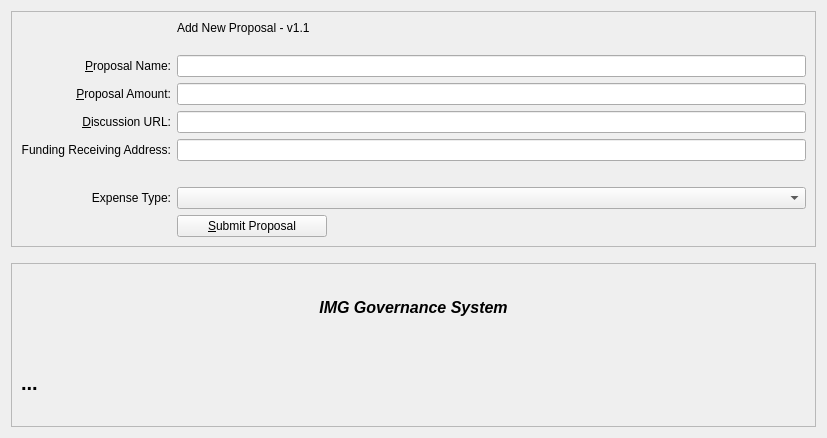
<?xml version="1.0" encoding="UTF-8"?>
<ui version="4.0">
 <class>ProposalAdd</class>
 <widget class="QWidget" name="ProposalAdd">
  <property name="geometry">
   <rect>
    <x>0</x>
    <y>0</y>
    <width>827</width>
    <height>438</height>
   </rect>
  </property>
  <layout class="QVBoxLayout" name="verticalLayout" stretch="0,0,1">
   <item>
    <widget class="QFrame" name="frame2">
     <property name="sizePolicy">
      <sizepolicy hsizetype="Preferred" vsizetype="Expanding">
       <horstretch>0</horstretch>
       <verstretch>0</verstretch>
      </sizepolicy>
     </property>
     <property name="frameShape">
      <enum>QFrame::StyledPanel</enum>
     </property>
     <property name="frameShadow">
      <enum>QFrame::Sunken</enum>
     </property>
     <layout class="QVBoxLayout" name="verticalLayout_3">
      <item>
       <layout class="QGridLayout" name="gridLayout">
        <item row="8" column="0">
         <widget class="QLabel" name="label_4">
          <property name="text">
           <string/>
          </property>
         </widget>
        </item>
        <item row="5" column="2">
         <widget class="QLineEdit" name="txtAmount">
          <property name="toolTip">
           <string>Proposal Amount</string>
          </property>
          <property name="inputMethodHints">
           <set>Qt::ImhDigitsOnly</set>
          </property>
         </widget>
        </item>
        <item row="5" column="0">
         <widget class="QLabel" name="label_212">
          <property name="toolTip">
           <string>Enter Proposal Amount</string>
          </property>
          <property name="text">
           <string>&amp;Proposal Amount:</string>
          </property>
          <property name="alignment">
           <set>Qt::AlignRight|Qt::AlignTrailing|Qt::AlignVCenter</set>
          </property>
          <property name="buddy">
           <cstring>txtAmount</cstring>
          </property>
         </widget>
        </item>
        <item row="6" column="2">
         <widget class="QLineEdit" name="txtURL">
          <property name="toolTip">
           <string>Discussion URL</string>
          </property>
         </widget>
        </item>
        <item row="6" column="0">
         <widget class="QLabel" name="label_22">
          <property name="toolTip">
           <string>Discussion URL</string>
          </property>
          <property name="text">
           <string>&amp;Discussion URL:</string>
          </property>
          <property name="alignment">
           <set>Qt::AlignRight|Qt::AlignTrailing|Qt::AlignVCenter</set>
          </property>
          <property name="buddy">
           <cstring>txtURL</cstring>
          </property>
         </widget>
        </item>
        <item row="4" column="2">
         <widget class="QLineEdit" name="txtName">
          <property name="toolTip">
           <string>Enter Proposal Name</string>
          </property>
         </widget>
        </item>
        <item row="2" column="2">
         <widget class="QLabel" name="label_5">
          <property name="text">
           <string>Add New Proposal - v1.1&lt;br&gt;</string>
          </property>
         </widget>
        </item>
        <item row="4" column="0">
         <widget class="QLabel" name="label_2">
          <property name="toolTip">
           <string>Enter Proposal Name</string>
          </property>
          <property name="text">
           <string>&amp;Proposal Name:</string>
          </property>
          <property name="alignment">
           <set>Qt::AlignRight|Qt::AlignTrailing|Qt::AlignVCenter</set>
          </property>
          <property name="buddy">
           <cstring>txtName</cstring>
          </property>
         </widget>
        </item>
        <item row="11" column="2">
         <layout class="QHBoxLayout" name="horizontalLayout">
          <item>
           <widget class="QPushButton" name="btnSubmit">
            <property name="minimumSize">
             <size>
              <width>150</width>
              <height>0</height>
             </size>
            </property>
            <property name="text">
             <string>&amp;Submit Proposal</string>
            </property>
           </widget>
          </item>
          <item>
           <spacer name="horizontalSpacer">
            <property name="orientation">
             <enum>Qt::Horizontal</enum>
            </property>
            <property name="sizeHint" stdset="0">
             <size>
              <width>40</width>
              <height>20</height>
             </size>
            </property>
           </spacer>
          </item>
         </layout>
        </item>
        <item row="11" column="0">
         <widget class="QLabel" name="label_7">
          <property name="text">
           <string/>
          </property>
         </widget>
        </item>
        <item row="9" column="2">
         <widget class="QComboBox" name="cmbExpenseType"/>
        </item>
        <item row="9" column="0">
         <widget class="QLabel" name="label_31">
          <property name="toolTip">
           <string>Expense Type</string>
          </property>
          <property name="text">
           <string>Expense Type:</string>
          </property>
          <property name="alignment">
           <set>Qt::AlignRight|Qt::AlignTrailing|Qt::AlignVCenter</set>
          </property>
         </widget>
        </item>
        <item row="7" column="2">
         <widget class="QLineEdit" name="txtAddress">
          <property name="toolTip">
           <string>Address</string>
          </property>
          <property name="inputMethodHints">
           <set>Qt::ImhNone</set>
          </property>
          <property name="echoMode">
           <enum>QLineEdit::Normal</enum>
          </property>
         </widget>
        </item>
        <item row="7" column="0">
         <widget class="QLabel" name="label194">
          <property name="toolTip">
           <string>Receiving Address</string>
          </property>
          <property name="text">
           <string>Funding Receiving Address:</string>
          </property>
          <property name="alignment">
           <set>Qt::AlignRight|Qt::AlignTrailing|Qt::AlignVCenter</set>
          </property>
         </widget>
        </item>
       </layout>
      </item>
     </layout>
    </widget>
   </item>
   <item>
    <spacer name="verticalSpacer_2">
     <property name="orientation">
      <enum>Qt::Vertical</enum>
     </property>
     <property name="sizeHint" stdset="0">
      <size>
       <width>20</width>
       <height>10</height>
      </size>
     </property>
    </spacer>
   </item>
   <item>
    <widget class="QFrame" name="frame">
     <property name="sizePolicy">
      <sizepolicy hsizetype="Preferred" vsizetype="Expanding">
       <horstretch>0</horstretch>
       <verstretch>0</verstretch>
      </sizepolicy>
     </property>
     <property name="frameShape">
      <enum>QFrame::StyledPanel</enum>
     </property>
     <property name="frameShadow">
      <enum>QFrame::Raised</enum>
     </property>
     <layout class="QVBoxLayout" name="verticalLayout_2">
      <item>
       <widget class="QLabel" name="label_6">
        <property name="font">
         <font>
          <weight>75</weight>
          <bold>true</bold>
         </font>
        </property>
        <property name="text">
         <string>&lt;html&gt;&lt;head/&gt;&lt;body&gt;&lt;p align=&quot;center&quot;&gt;&lt;span style=&quot; font-size:12pt; font-style:italic;&quot;&gt;IMG Governance System&lt;/span&gt;&lt;/p&gt;&lt;/body&gt;&lt;/html&gt;</string>
        </property>
       </widget>
      </item>
      <item>
       <layout class="QHBoxLayout" name="horizontalLayout_2">
        <item>
         <widget class="QLabel" name="txtInfo">
          <property name="font">
           <font>
            <pointsize>15</pointsize>
            <weight>75</weight>
            <bold>true</bold>
           </font>
          </property>
          <property name="text">
           <string>...</string>
          </property>
         </widget>
        </item>
        <item>
         <spacer name="horizontalSpacer_2">
          <property name="orientation">
           <enum>Qt::Horizontal</enum>
          </property>
          <property name="sizeHint" stdset="0">
           <size>
            <width>40</width>
            <height>20</height>
           </size>
          </property>
         </spacer>
        </item>
       </layout>
      </item>
     </layout>
    </widget>
   </item>
  </layout>
 </widget>
 <tabstops>
  <tabstop>txtName</tabstop>
  <tabstop>txtAmount</tabstop>
  <tabstop>txtURL</tabstop>
  <tabstop>txtAddress</tabstop>
  <tabstop>cmbExpenseType</tabstop>
  <tabstop>btnSubmit</tabstop>
 </tabstops>
 <resources>
  <include location="../imagecoin.qrc"/>
 </resources>
 <connections/>
</ui>
